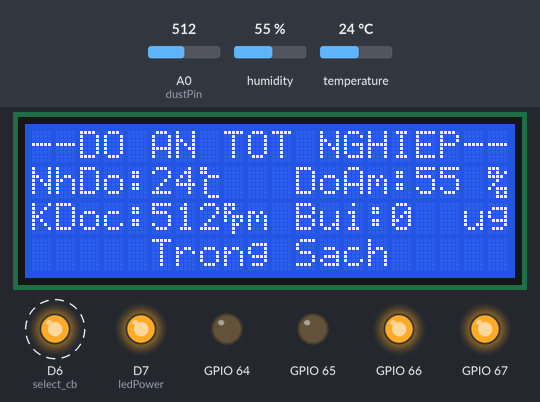
The sketch below on a simulated ESP8266 (NodeMCU). On the bench: 20×4 character LCD, output pins drawn as LEDs (lit = HIGH). Dashed ring = blinking. The test bench sets the inputs (shaded band); at power-on: A0 (dustPin) = 512, humidity 55 %, temperature 24 °C. WiFi joins after 1.5 s; servers stay silent unless stated; what the sketch prints to the serial monitor is not drawn.

Above: at 3.1 s.
3.2 s: A0 (dustPin) set to 214
At 5.4 s:
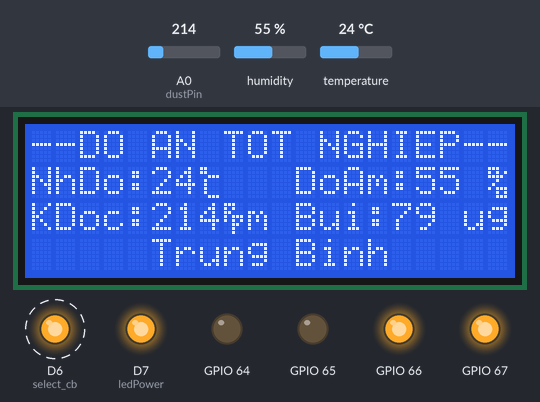
6.0 s: A0 (dustPin) set to 183
At 8.5 s:
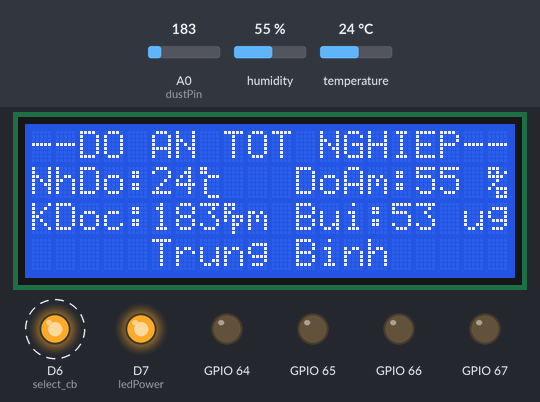
11.5 s: A0 (dustPin) set to 306
At 14.6 s:
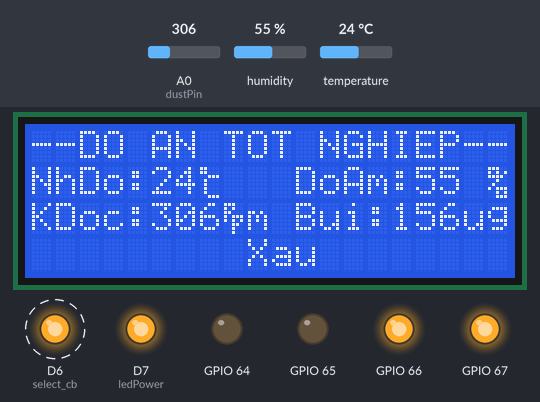
15.3 s: A0 (dustPin) set to 290
At 18.3 s:
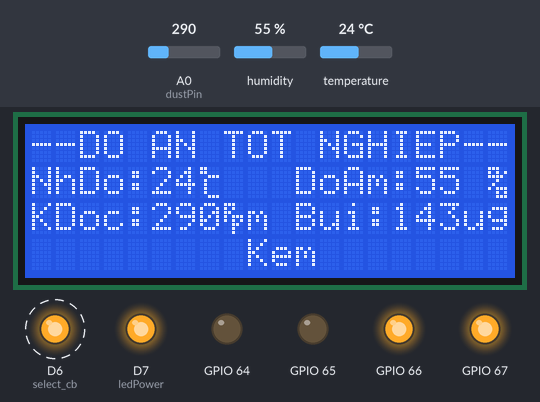
18.9 s: A0 (dustPin) set to 1023
At 21.9 s:
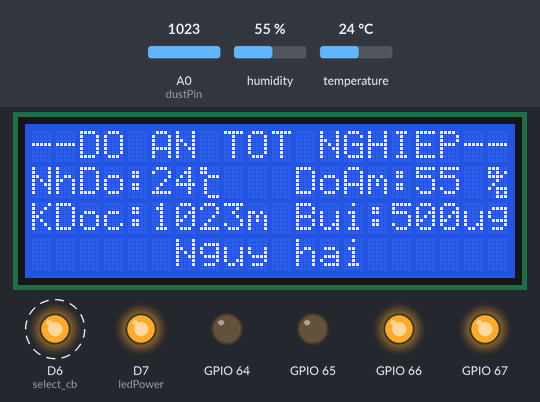
24.5 s: A0 (dustPin) set to 122
At 27.5 s:
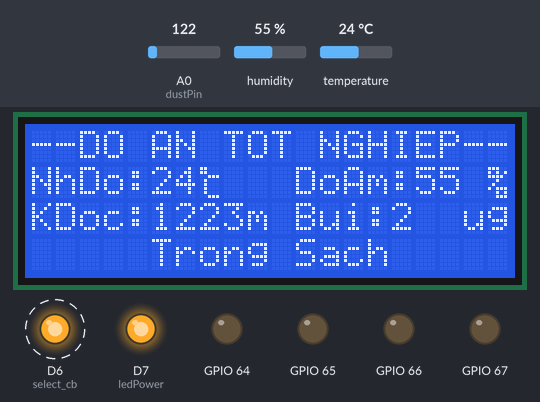
Timing chart, 0 to 29.2 s (numbered marks = the images above; inputs shaded):
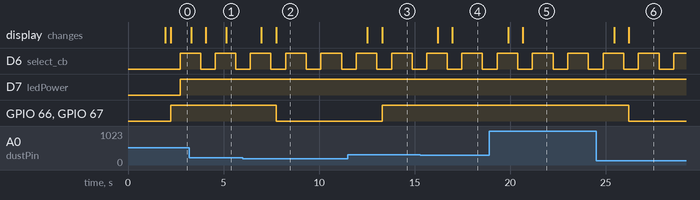

The sketch:

CodeDA.ino
```cpp
//Định nghĩa địa chỉ kết nối và mã xác thực với template trên Blynk
#define BLYNK_TEMPLATE_ID "TMPL6jHypmes2" //ID kết nối với template
#define BLYNK_TEMPLATE_NAME "DO AN 2" //Tên template
#define BLYNK_AUTH_TOKEN "dFL272H54etXFDxdOSnVccVPj4X978XT" //Mã xác thực với template

//Khai báo các thư viện được sử dụng
#include <ESP8266WiFi.h>
#include <BlynkSimpleEsp8266.h>
#include <SoftwareSerial.h>
#include "DHT.h"
#include "Wire.h"
#include <LiquidCrystal_I2C.h>
#include <PCF8574.h>

//Khai báo địa chỉ giao tiếp cho các module I2C
LiquidCrystal_I2C lcd(0x27, 20, 4);
PCF8574 pcf8574(0x20);

//Khai báo chuỗi mã xác thức với utemplate và WIFI kết nối
char auth[] = BLYNK_AUTH_TOKEN;
char ssid[] = "Redmi Note 9 Pro";        //tên WIFI kết nối
char pass[] = "12071974";         //Pass WIFI kết nối

//Định nghĩa chân kết nối cho DHT11
#define DHTPIN D5
#define DHTTYPE DHT11
DHT dht(DHTPIN, DHTTYPE);

//Khai báo các biến và hằng
int select_cb=D6;
int dustPin=A0;
int ledPower=D7;
int delayTime=280;
int delayTime2=40;
float offTime=9680; //10000-280-40
int dustVal=0;
char s[32];
float voltage = 0;
float dustdensity = 0.0;
int data_mq135 = 0;
int k = 0;
int t, h, kk, bui, tt;
int DenTr, DenNg, QuatG, CoiB;
int Nguong = 200;
const int DEN_TRONG = 0;
const int DEN_NGOAI = 1;
const int QUAT_GIO = 2;
const int COI_BAO = 3;

//Khai báo các mãng để thiết lập ký tự đặc biệt cho LCD
byte pp[] = {
  B11100,
  B10100,
  B11000,
  B10111,
  B10101,
  B00110,
  B00100,
  B00100
}; //Ký tự pp

byte oC[] = {
  B11000,
  B11000,
  B00111,
  B01000,
  B01000,
  B01000,
  B01000,
  B00111
}; //Ký tự oC

byte p_tram[] = {
  B11100,
  B10101,
  B11110,
  B00100,
  B01000,
  B10111,
  B00101,
  B00111
}; //Ký tự %


//Khai báo Widget của LCD trên app Blynk để truyền dữ liệu hiện thị
WidgetLCD Blynk_LCD(V8);

//Chương trình thiết lập ban đầu
void setup(){
  Blynk.begin(auth, ssid, pass);
  dht.begin();
  Wire.begin(D2, D1); //D5=SDA, D6=SCL
  pcf8574.begin();
  Serial.begin(9600);

  //Thiết lập piMode cho các biến
  pinMode(ledPower,OUTPUT);
  pinMode(select_cb,OUTPUT);

  //Thiết lập trang thái ban đầu cho các pinMode
  digitalWrite(select_cb, LOW);
  pcf8574.write(DEN_TRONG, LOW);
  pcf8574.write(DEN_NGOAI, LOW);
  pcf8574.write(QUAT_GIO, LOW);
  pcf8574.write(COI_BAO, LOW);

  //Thiết lập LCD ban đầu
  lcd.init();
  lcd.clear();
  lcd.backlight();
  lcd.createChar(0, oC);
  lcd.createChar(1, p_tram);
  lcd.createChar(2, pp);

  //Thiết lập hiển thị hàng 0
  lcd.setCursor(0,0);
  lcd.print("--DO AN TOT NGHIEP--");

  //Thiết lập hiển thị hàng 1
  lcd.setCursor(0,1);
  lcd.print("NhDo:");
  lcd.setCursor(7,1);
  lcd.write(0);
  lcd.setCursor(8,1);
  lcd.print("   DoAm:");
  lcd.setCursor(19,1);
  lcd.write(1);

  //Thiết lập hThiết lập hiển thị hàng 2
  lcd.setCursor(0,2);
  lcd.print("KDoc:");
  lcd.setCursor(8,2);
  lcd.write(2);
  lcd.setCursor(9,2);
  lcd.print("m ");
  lcd.setCursor(11,2);
  lcd.print("Bui:");
  lcd.setCursor(18,2);
  lcd.print("ug");
}

void loop(){
  Blynk.run(); //Chương trình con đọc và truyền tín hiếu hiệu điều khiển qua Blynk
  CB_KK_BUI(); //Chương trình con đọc cảm biến MQ135 và GP2Y1014
  CB_DHT11(); // Chương trình con đọc cảm biến DHT11

  //Truyền các dữ liệu đọc từ cảm biến lên Blynk
  Blynk.virtualWrite(V0, t);
  Blynk.virtualWrite(V1, h);
  Blynk.virtualWrite(V2, kk);
  Blynk.virtualWrite(V3, bui);

  thietlap_TTCB(bui = bui); // Chương trình con thiết lập trạng thái cảnh báo
  Hien_Thi(t=t, h=h, kk=kk, bui=bui, tt=tt); //Chương trình con hiển thị lên LCD20x4
  DK_Canhbao(kk=kk, Nguong = Nguong, QuatG = QuatG ); //chương trình con điều khiển cảnh báo
  delay(500);

}

//chương trình con điều khiển cảnh báo
void DK_Canhbao(int kk, int Nguong, int QuatG){
  if((kk > Nguong) || (QuatG == 1)){
    pcf8574.write(QUAT_GIO, HIGH);
    if(kk > Nguong) pcf8574.write(COI_BAO, HIGH);
  } else{
    pcf8574.write(QUAT_GIO, LOW);
    pcf8574.write(COI_BAO, LOW);
  }
}

// Chương trình con thiết lập trạng thái cảnh báo
void thietlap_TTCB(int bui){
  if(bui<=50) tt=1;
  if((bui>=51)&&(bui<=100)) tt=2;
  if((bui>=101)&&(bui<=150)) tt=3;
  if((bui>=151)&&(bui<=200)) tt=4;
  if((bui>=201)&&(bui<=300)) tt=5;
  if(bui>=301) tt=6;
}

//Chương trình con hiển thị lên LCD20x4
void Hien_Thi(int t, int h, int kk, int bui, int tt){
  lcd.setCursor(5,1);
  lcd.print(t);
  lcd.setCursor(16,1);
  lcd.print(h);
  lcd.setCursor(5,2);
  lcd.print("   ");
  lcd.setCursor(5,2);
  lcd.print(kk);
  lcd.setCursor(15,2);
  lcd.print("   ");
  lcd.setCursor(15,2);
  lcd.print(bui);

  if( tt == 1){
    lcd.setCursor(0,3);
    lcd.print("                    ");
    lcd.setCursor(0,3);
    lcd.print("     Trong Sach     "); //Khi chất lượng KK từ 0 - 50

    Blynk_LCD.print(0, 0, "Chất lượng K Khí");
    Blynk_LCD.print(0, 1, "   Trong Sạch   ");
  }
  if( tt == 2){
    lcd.setCursor(0,3);
    lcd.print("                    ");
    lcd.setCursor(0,3);
    lcd.print("     Trung Binh     "); //Khi chất lượng KK từ 51 - 100

    Blynk_LCD.print(0, 0, "Chất lượng K Khí");
    Blynk_LCD.print(0, 1, "   Trung Bình   ");
  }
  if( tt == 3){
    lcd.setCursor(0,3);
    lcd.print("                    ");
    lcd.setCursor(0,3);
    lcd.print("         Kem        "); //Khi chất lượng KK từ 101 - 150

    Blynk_LCD.print(0, 0, "Chất lượng K Khí");
    Blynk_LCD.print(0, 1, "       Kém      ");
  }
  if( tt == 4){
    lcd.setCursor(0,3);
    lcd.print("                    ");
    lcd.setCursor(0,3);
    lcd.print("         Xau        "); //Khi chất lượng KK từ 151 - 200

    Blynk_LCD.print(0, 0, "Chất lượng K Khí");
    Blynk_LCD.print(0, 1, "       Xấu      ");
  }
  if(tt == 5){
    lcd.setCursor(0,3);
    lcd.print("                    ");
    lcd.setCursor(0,3);
    lcd.print("       Rat Xau      "); //Khi chất lượng KK từ 201 - 300

    Blynk_LCD.print(0, 0, "Chất lượng K Khí");
    Blynk_LCD.print(0, 1, "      Rất Xấu   ");
  }
  if(tt == 6){
    lcd.setCursor(0,3);
    lcd.print("                    ");
    lcd.setCursor(0,3);
    lcd.print("      Nguy hai      "); //Khi chất lượng KK từ lớn hơn 300

    Blynk_LCD.print(0, 0, "Chất lượng K Khí");
    Blynk_LCD.print(0, 1, "     Nguy Hại   ");
  }
}

// Chương trình con đọc cảm biến DHT11
void CB_DHT11(){
  h = dht.readHumidity();
  t = dht.readTemperature();

  if (isnan(h) || isnan(t)) {
    Serial.println(F("Failed to read from DHT sensor!"));
    return;
  }
  Serial.print(F("Humidity: "));
  Serial.print(h);
  Serial.print(F("%  Temperature: "));
  Serial.print(t);
  Serial.println(F("°C "));
}

//Chương trình con đọc cảm biến MQ135 và GP2Y1014
void CB_KK_BUI(){
  if (k==0){
    digitalWrite(select_cb, LOW);
    delay(200);
    data_mq135 = analogRead(dustPin);
    kk = data_mq135;
    Serial.print(data_mq135);
    Serial.println(" ppm");
    k = 1;
  }
  else{
  digitalWrite(select_cb,   HIGH);
  digitalWrite(ledPower,LOW); // power on the LED
  delayMicroseconds(delayTime);
  dustVal=analogRead(dustPin); // read the dust value
  delayMicroseconds(delayTime2);
  digitalWrite(ledPower,HIGH); // turn the LED off
  delayMicroseconds(offTime);
  voltage = dustVal*(5.0 / 1024.0);//dustval*5/1024
  dustdensity = 0.172*voltage-0.1;
  if (dustdensity < 0 )
    dustdensity = 0;
  if (dustdensity > 0.5)
    dustdensity = 0.5;
  bui = dustdensity * 1000;
  String dataString = "";
  dataString += dtostrf(voltage, 9, 4, s);
  dataString += "V,";
  dataString += dtostrf(dustdensity*1000.0, 5, 2, s);
  dataString += "ug/m3";
  Serial.println(dataString);
  delay(500);
  k=0;
  }
}

//Các chương trình con đọc và truyền tín hiếu hiệu điều khiển qua Blynk
BLYNK_WRITE(V4)
{
  DenTr = param.asInt();
  if (DenTr == 1){
    pcf8574.write(DEN_TRONG, HIGH);
  } else {
    pcf8574.write(DEN_TRONG, LOW);
  }
}

BLYNK_WRITE(V5)
{
  DenNg = param.asInt();
  if (DenNg == 1){
    pcf8574.write(DEN_NGOAI, HIGH);
  } else {
    pcf8574.write(DEN_NGOAI, LOW);
  }
}

BLYNK_WRITE(V6)
{
  QuatG = param.asInt();
}

BLYNK_WRITE(V7)
{
  Nguong = param.asInt();
}
```

Measured:
- the behaviour switches between 201 and 200 on A0 (dustPin) (found by bisection; images 1 and 2)
- after the input at 3.2 s, the display: first differs from a run without the input after 0.86 s (image 1 shows a later state)
- after the input at 6.0 s, GPIO 66, GPIO 67: HIGH → LOW after 1.8 s; the display: first changes after 0.98 s (image 2 shows a later state)
- after the input at 11.5 s, GPIO 66, GPIO 67: LOW → HIGH after 1.8 s; the display: first changes after 1.0 s (image 3 shows a later state)
- after the input at 15.3 s, the display: first changes after 0.92 s (image 4 shows a later state)
- after the input at 18.9 s, the display: first changes after 1.0 s (image 5 shows a later state)
- after the input at 24.5 s, GPIO 66, GPIO 67: HIGH → LOW after 1.7 s; the display: first changes after 0.94 s (image 6 shows a later state)
- by itself, D6 (select_cb): alternates HIGH for 1.1 s and LOW for 0.76 s
